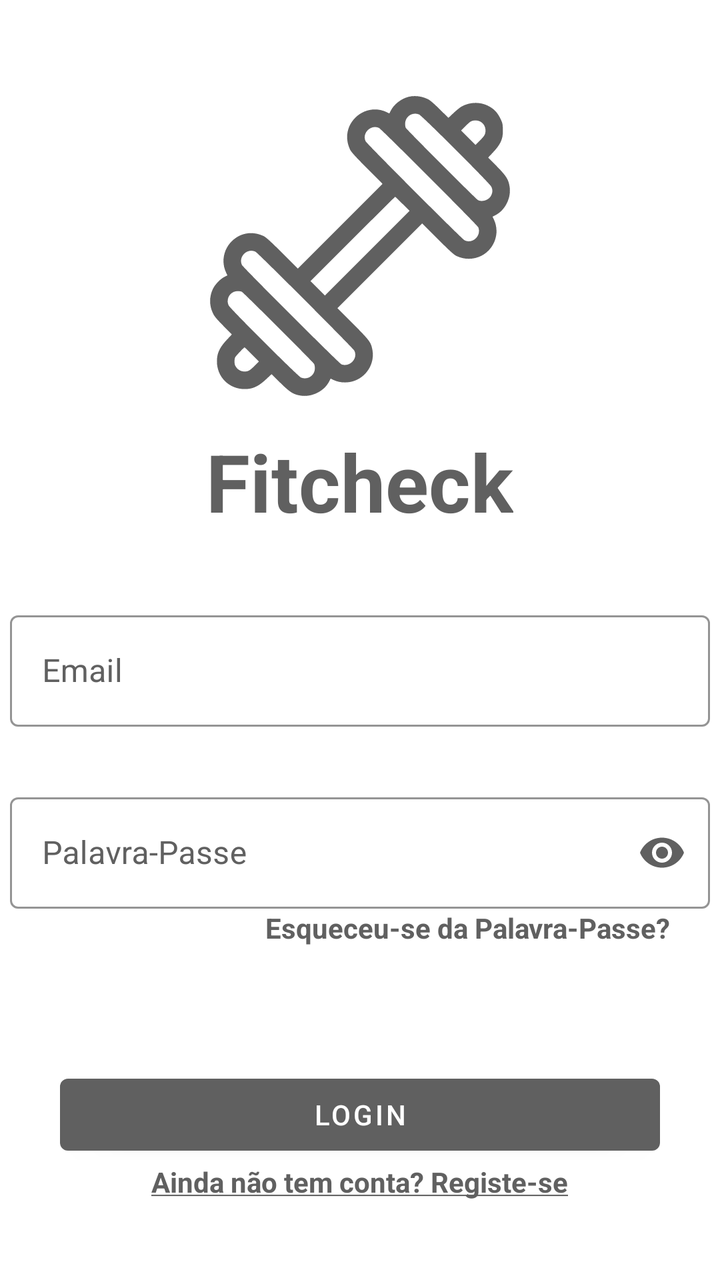
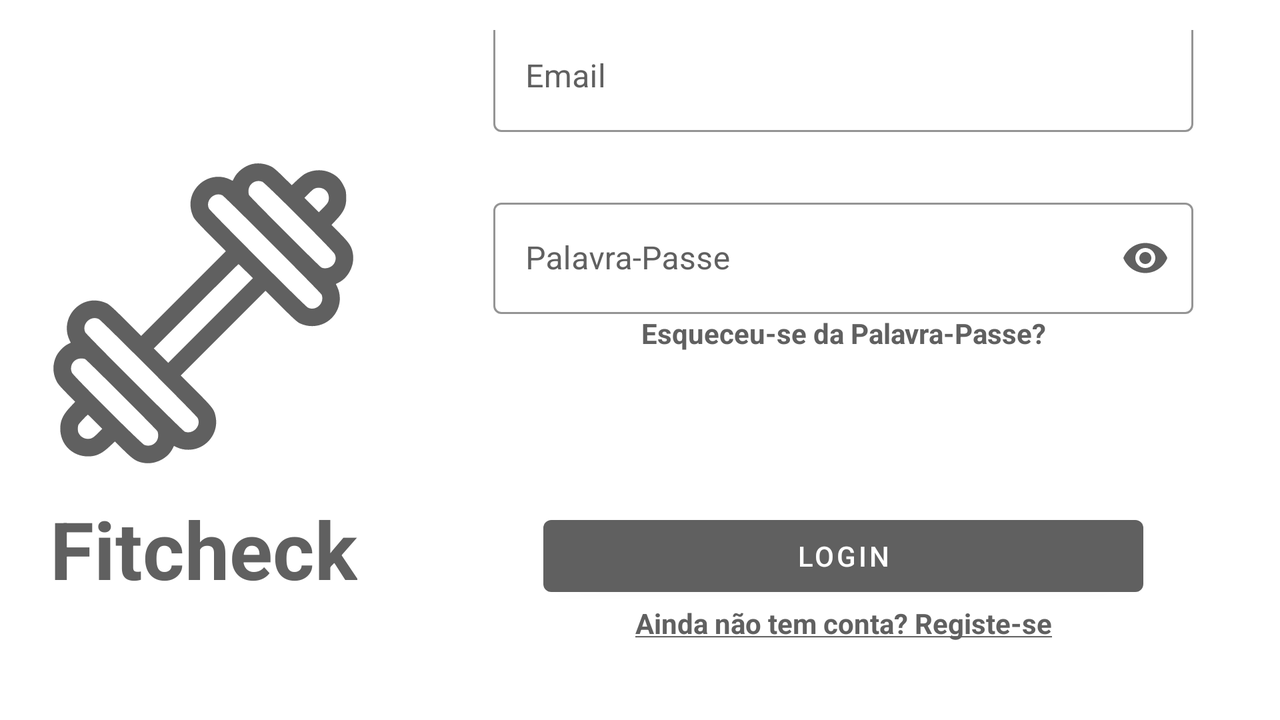

Two renders of one Android screen. The first uses the default layout on a phone; the second uses the alternative layout the repository ships for a different screen configuration, on a matching device. The two XML files are below.
<!-- AndroidManifest.xml: application theme AppTheme -->
<!-- res/layout/fragment_login.xml -->
<?xml version="1.0" encoding="utf-8"?>
<FrameLayout xmlns:android="http://schemas.android.com/apk/res/android"
    xmlns:tools="http://schemas.android.com/tools"
    android:layout_width="match_parent"
    android:layout_height="match_parent"
    xmlns:app="http://schemas.android.com/apk/res-auto"
    android:background="?attr/colorOnSecondary"
    tools:context=".Fragments.AuthFragments.LoginFragment">

    <ScrollView
        android:layout_width="match_parent"
        android:layout_height="wrap_content">

        <LinearLayout
            android:layout_width="match_parent"
            android:layout_height="wrap_content"
            android:gravity="center_vertical"
            android:background="?attr/colorOnSecondary"
            android:orientation="vertical">

            <com.google.android.material.imageview.ShapeableImageView
                android:layout_width="150dp"
                android:layout_height="150dp"
                android:layout_gravity="center_horizontal"
                android:tint="?attr/colorSecondary"
                android:layout_marginTop="48dp"
                android:layout_marginBottom="16dp"
                android:src="@drawable/ic_gym" />

            <TextView
                android:id="@+id/title"
                android:layout_width="wrap_content"
                android:layout_height="wrap_content"
                android:layout_gravity="center"
                android:layout_marginLeft="25dp"
                android:layout_marginRight="25dp"
                android:layout_marginBottom="25dp"
                android:minHeight="48dp"
                android:text="@string/app_name"
                android:textSize="40dp"
                android:textColor="?attr/colorSecondary"
                android:textStyle="bold"
                app:boxStrokeColor="?attr/colorSecondary" />

            <LinearLayout
                android:layout_width="match_parent"
                android:layout_height="wrap_content"
                android:layout_marginTop="10dp"
                android:gravity="center_vertical"
                android:orientation="vertical">

                <com.google.android.material.textfield.TextInputLayout
                    android:id="@+id/textFieldEmail"
                    style="@style/Widget.MaterialComponents.TextInputLayout.OutlinedBox"
                    android:layout_width="350dp"
                    android:layout_height="wrap_content"
                    app:errorIconTint="@color/red"
                    app:errorTextColor="@color/red"
                    app:boxStrokeErrorColor="@color/red"
                    android:layout_gravity="center"
                    android:textColorHint="?attr/colorSecondary"
                    app:boxStrokeColor="?attr/colorOnPrimary"
                    android:ems="10"
                    android:hint="@string/email"
                    android:inputType="textEmailAddress">

                    <com.google.android.material.textfield.TextInputEditText
                        android:layout_width="match_parent"
                        android:layout_height="wrap_content"
                        tools:ignore="SpeakableTextPresentCheck" />

                </com.google.android.material.textfield.TextInputLayout>

                <com.google.android.material.textfield.TextInputLayout
                    android:id="@+id/textFieldPassword"
                    style="@style/Widget.MaterialComponents.TextInputLayout.OutlinedBox"
                    app:errorIconTint="@color/red"
                    app:errorTextColor="@color/red"
                    app:boxStrokeErrorColor="@color/red"
                    android:layout_width="350dp"
                    android:layout_height="wrap_content"
                    android:layout_gravity="center"
                    android:textColorHint="?attr/colorSecondary"
                    app:endIconTint="?attr/colorSecondary"
                    app:boxStrokeColor="?attr/colorSecondary"
                    android:layout_marginTop="30dp"
                    android:hint="@string/password"
                    app:endIconMode="password_toggle"
                    app:errorIconDrawable="@null">

                    <com.google.android.material.textfield.TextInputEditText
                        android:layout_width="match_parent"
                        android:layout_height="wrap_content"
                        android:inputType="textPassword" />

                </com.google.android.material.textfield.TextInputLayout>

                <TextView
                    android:id="@+id/resetPassTextView"
                    android:layout_width="wrap_content"
                    android:layout_height="30dp"
                    android:layout_gravity="end"
                    android:layout_marginLeft="25dp"
                    android:layout_marginRight="25dp"
                    android:layout_marginBottom="15dp"
                    android:textColor="?attr/colorSecondary"
                    app:boxStrokeColor="?attr/colorSecondary"
                    android:clickable="true"
                    android:minHeight="48dp"
                    android:text="@string/forgetPassword"
                    android:textStyle="bold" />

                <TextView
                    android:id="@+id/error"
                    android:layout_width="match_parent"
                    android:layout_height="wrap_content"
                    android:layout_gravity="center"
                    android:layout_marginLeft="25dp"
                    android:layout_marginRight="25dp"
                    android:layout_marginBottom="15dp"
                    android:enabled="false"
                    android:textAlignment="center"
                    android:textColor="@color/red"
                    android:textStyle="bold" />

                <Button
                    android:id="@+id/buttonLogin"
                    android:layout_width="300dp"
                    android:textColor="?attr/colorOnSecondary"
                    android:layout_height="wrap_content"
                    android:layout_gravity="center"
                    android:text="@string/login" />


                <TextView
                    android:id="@+id/registerLink"
                    android:layout_width="wrap_content"
                    android:layout_height="30dp"
                    android:layout_gravity="center"
                    android:layout_marginLeft="25dp"
                    android:layout_marginRight="25dp"
                    android:layout_marginBottom="25dp"
                    android:textColor="?attr/colorSecondary"
                    app:boxStrokeColor="?attr/colorSecondary"
                    android:clickable="true"
                    android:minHeight="48dp"
                    android:text="@string/registerLogin"
                    android:textStyle="bold" />

                <ProgressBar
                    android:id="@+id/loginProgress"
                    android:layout_width="wrap_content"
                    android:layout_height="wrap_content"
                    android:layout_gravity="center"
                    android:textColorHint="?attr/colorSecondary"
                    app:boxStrokeColor="?attr/colorSecondary"
                    android:visibility="gone" />


            </LinearLayout>
        </LinearLayout>
    </ScrollView>


</FrameLayout>
<!-- resources referenced by this layout -->
<resources>
  <color name="red">#FF0000</color>
  <!-- drawable ic_gym: vector/xml drawable (drawable, 2552 chars, omitted) -->
  <string name="app_name">Fitcheck</string>
  <string name="email">Email</string>
  <string name="forgetPassword">Esqueceu-se da Palavra-Passe?</string>
  <string name="login">Login</string>
  <string name="password">Palavra-Passe</string>
  <string name="registerLogin"><u>Ainda não tem conta? Registe-se</u> </string>
  <style name="AppTheme" parent="Theme.MaterialComponents.Light.NoActionBar">
          
          <item name="colorPrimary">@color/gray</item>
          <item name="colorPrimaryVariant">@color/purple_700</item>
          <item name="colorOnPrimary">@color/gray</item>
          
          <item name="colorSecondary">@color/gray</item>
          <item name="colorSecondaryVariant">@color/black</item>
          <item name="colorOnSecondary">@color/white</item>
          <item name="colorOnBackground">@color/white</item>
          
          <item name="android:statusBarColor" tools:targetApi="l">@color/gray</item>
          
      </style>
  <color name="gray">#606060</color>
  <color name="purple_700">#FF3700B3</color>
  <color name="black">#FF000000</color>
  <color name="white">#FFFFFFFF</color>
</resources>
<!-- res/layout-w600dp/fragment_login.xml (the repository's variant of the layout above) -->
<!-- drawn on the phone turned sideways -->
<?xml version="1.0" encoding="utf-8"?>
<FrameLayout xmlns:android="http://schemas.android.com/apk/res/android"
    xmlns:app="http://schemas.android.com/apk/res-auto"
    xmlns:tools="http://schemas.android.com/tools"
    android:layout_width="match_parent"
    android:layout_height="match_parent"
    android:layout_gravity="center"
    android:background="?attr/colorOnSecondary"
    tools:context=".Fragments.AuthFragments.LoginFragment">

    <ScrollView
        android:layout_width="match_parent"
        android:layout_height="match_parent">

        <TextView
            android:id="@+id/fragmentTitle"
            android:layout_width="match_parent"
            android:layout_height="wrap_content" />
    </ScrollView>

    <TableRow
        android:layout_width="match_parent"
        android:layout_height="match_parent"
        android:gravity="center">

        <LinearLayout
            android:layout_width="wrap_content"
            android:layout_height="match_parent"
            android:gravity="center"
            android:orientation="vertical">

            <com.google.android.material.imageview.ShapeableImageView
                android:layout_width="150dp"
                android:layout_height="150dp"
                android:layout_gravity="center_horizontal|center_vertical"
                android:layout_marginTop="48dp"
                android:layout_marginBottom="16dp"
                android:src="@drawable/ic_gym"
                android:tint="?attr/colorSecondary" />

            <TextView
                android:id="@+id/title"
                android:layout_width="wrap_content"
                android:layout_height="wrap_content"
                android:layout_gravity="center_vertical"
                android:layout_marginLeft="25dp"
                android:layout_marginRight="25dp"
                android:layout_marginBottom="25dp"
                android:minHeight="48dp"
                android:text="@string/app_name"
                android:textColor="?attr/colorSecondary"
                android:textSize="40dp"
                android:textStyle="bold"
                app:boxStrokeColor="?attr/colorSecondary" />
        </LinearLayout>

        <LinearLayout
            android:layout_width="match_parent"
            android:layout_height="wrap_content"
            android:layout_marginTop="10dp"
            android:gravity="center_horizontal|center_vertical"
            android:orientation="vertical">

            <com.google.android.material.textfield.TextInputLayout
                android:id="@+id/textFieldEmail"
                style="@style/Widget.MaterialComponents.TextInputLayout.OutlinedBox"
                android:layout_width="350dp"
                android:layout_height="wrap_content"
                android:layout_gravity="center"
                android:ems="10"
                android:hint="@string/email"
                android:inputType="textEmailAddress"
                android:textColorHint="?attr/colorSecondary"
                app:boxStrokeColor="?attr/colorOnPrimary"
                app:boxStrokeErrorColor="@color/red"
                app:errorIconTint="@color/red"
                app:errorTextColor="@color/red">

                <com.google.android.material.textfield.TextInputEditText
                    android:layout_width="match_parent"
                    android:layout_height="wrap_content"
                    tools:ignore="SpeakableTextPresentCheck" />

            </com.google.android.material.textfield.TextInputLayout>

            <com.google.android.material.textfield.TextInputLayout
                android:id="@+id/textFieldPassword"
                style="@style/Widget.MaterialComponents.TextInputLayout.OutlinedBox"
                android:layout_width="350dp"
                android:layout_height="wrap_content"
                android:layout_gravity="center"
                android:layout_marginTop="30dp"
                android:hint="@string/password"
                android:textColorHint="?attr/colorSecondary"
                app:boxStrokeColor="?attr/colorSecondary"
                app:boxStrokeErrorColor="@color/red"
                app:endIconMode="password_toggle"
                app:endIconTint="?attr/colorSecondary"
                app:errorIconDrawable="@null"
                app:errorIconTint="@color/red"
                app:errorTextColor="@color/red">

                <com.google.android.material.textfield.TextInputEditText
                    android:layout_width="match_parent"
                    android:layout_height="wrap_content"
                    android:inputType="textPassword" />

            </com.google.android.material.textfield.TextInputLayout>

            <TextView
                android:id="@+id/resetPassTextView"
                android:layout_width="wrap_content"
                android:layout_height="48dp"
                android:layout_gravity="center"
                android:layout_marginLeft="25dp"
                android:layout_marginRight="25dp"
                android:layout_marginBottom="15dp"
                android:clickable="true"
                android:minHeight="48dp"
                android:text="@string/forgetPassword"
                android:textColor="?attr/colorSecondary"
                android:textStyle="bold"
                app:boxStrokeColor="?attr/colorSecondary" />

            <TextView
                android:id="@+id/error"
                android:layout_width="match_parent"
                android:layout_height="wrap_content"
                android:layout_gravity="center"
                android:layout_marginLeft="25dp"
                android:layout_marginRight="25dp"
                android:layout_marginBottom="15dp"
                android:enabled="false"
                android:textAlignment="center"
                android:textColor="@color/red"
                android:textStyle="bold" />

            <Button
                android:id="@+id/buttonLogin"
                android:layout_width="300dp"
                android:layout_height="wrap_content"
                android:layout_gravity="center"
                android:text="@string/login"
                android:textColor="?attr/colorOnSecondary" />


            <TextView
                android:id="@+id/registerLink"
                android:layout_width="wrap_content"
                android:layout_height="48dp"
                android:layout_gravity="center"
                android:layout_marginLeft="25dp"
                android:layout_marginRight="25dp"
                android:layout_marginBottom="25dp"
                android:clickable="true"
                android:minHeight="48dp"
                android:text="@string/registerLogin"
                android:textColor="?attr/colorSecondary"
                android:textStyle="bold"
                app:boxStrokeColor="?attr/colorSecondary" />

            <ProgressBar
                android:id="@+id/loginProgress"
                android:layout_width="wrap_content"
                android:layout_height="wrap_content"
                android:layout_gravity="center"
                android:textColorHint="?attr/colorSecondary"
                android:visibility="gone"
                app:boxStrokeColor="?attr/colorSecondary" />


        </LinearLayout>

    </TableRow>


</FrameLayout>
